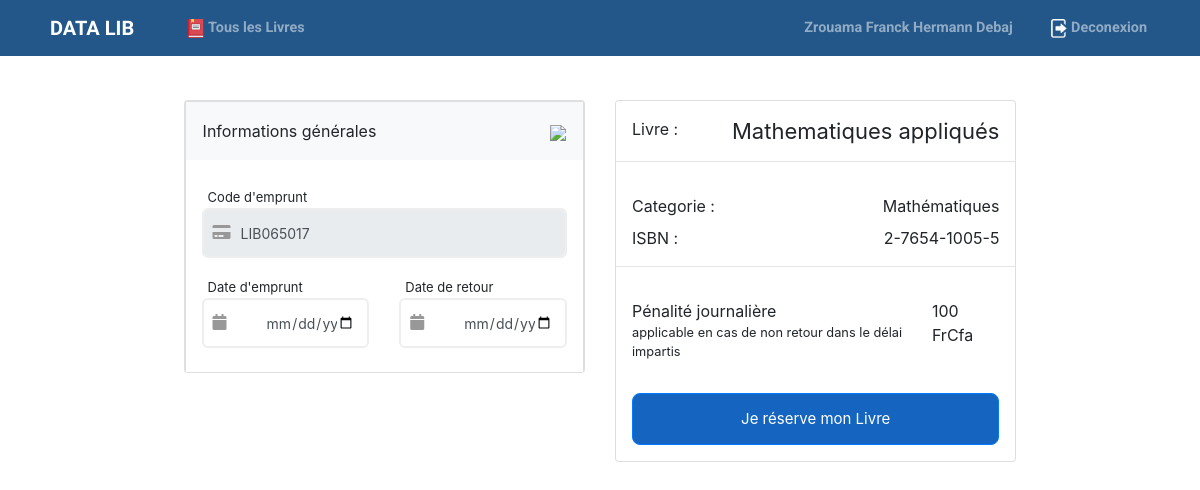
/book/2-7654-1005-5 (signed in), run on an earlier commit of the app's database.
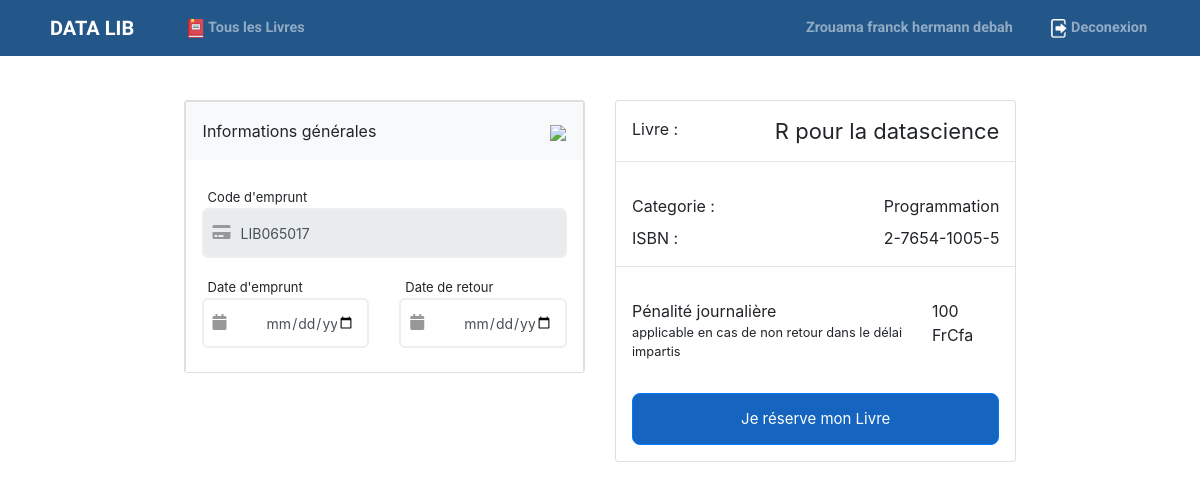
And on a later commit of the database.
### app/mod_book/models.py (models this page shows, shortened)
class Base(db.Model):
    __abstract__ = True
    date_created = db.Column(
        db.String(128),  default=db.func.current_timestamp())
    date_modified = db.Column(db.String(
        128),  default=db.func.current_timestamp(), onupdate=db.func.current_timestamp())

@dataclass
class Book(Base):
    __tablename__ = 'book'
    title = db.Column(db.String(128),  nullable=False)
    isbn = db.Column(db.String(128),  nullable=False,
                     unique=True, primary_key=True)
    author = db.Column(db.String(128),  nullable=False)
    edition = db.Column(db.String(192),  nullable=False)
    nbExemplar = db.Column(db.Integer,  nullable=False, default=1)
    category = db.Column(db.String(128),  nullable=False)
    year = db.Column(db.Integer,  nullable=False)

### app/mod_book/controllers.py (the view)
@mod_book.route('/<isbn>',methods =['GET'])
def get_book_by_isbn(isbn):
    book = Book.query.filter_by(isbn=isbn).first()
    if 'user' in session:
        user = session['user']
        code = f"LIB{datetime.datetime.now().strftime('%d%M%S')}"
        return render_template("auth/book.html",book_info = book,user = user,code = code)
    else:
       return redirect(url_for('auth.signin'))

### app/templates/auth/book.html (shortened to what the changed rows need)
{% extends 'base.html' %}
{% block content %}
<div class="container d-flex justify-content-center mt-5 mb-5">
    <form action="/dashboard/emprunts" method="post" class="row g-3">
        <div class="col-md-6">
            <div class="card">
                <div class="accordion" id="accordionExample">
                    <div class="card">
                        <div class="card-header p-0">
                            <h2 class="mb-0"> <button class="btn btn-light btn-block text-left p-3 rounded-0"
                                    data-toggle="collapse" data-target="#collapseOne" aria-expanded="true"
                                    aria-controls="collapseOne">
                                    <div class="d-flex align-items-center justify-content-between"> <span>Informations
                                            générales</span>
                                        <div class="icons"> <img src="https://i.imgur.com/2ISgYja.png" width="30"></div>
                                    </div>
                                </button> </h2>
                        </div>
                    </div>
                </div>
            </div>
        </div>
        <div class="col-md-6">
            <div class="card">
                <div class="d-flex justify-content-between p-3">
                    <div class="mt-1"> <sup class="super-price">{{book_info.title}}</sup>
                    </div>
                </div>
                <div class="p-3">
                    <div class="d-flex justify-content-between mb-2"> <span>Categorie :</span>
                        <span>{{book_info.category}}</span>
                    </div>
                    <div class="d-flex justify-content-between"> <span>ISBN :</span>
                        <span>{{book_info.isbn}}</span>
                    </div>
                </div>
            </div>
        </div>
    </form>
</div>
</div>
{% endblock content %}

What changed in the data, as far as the page shows it:
changed Book "2-7654-1005-5": title "Mathematiques appliqués" → "R pour la datascience"; category "Mathématiques" → "Programmation"
Also different on the page:
{{ user.nom }}: "Zrouama Franck Hermann Debaj" → "Zrouama franck hermann debah"
